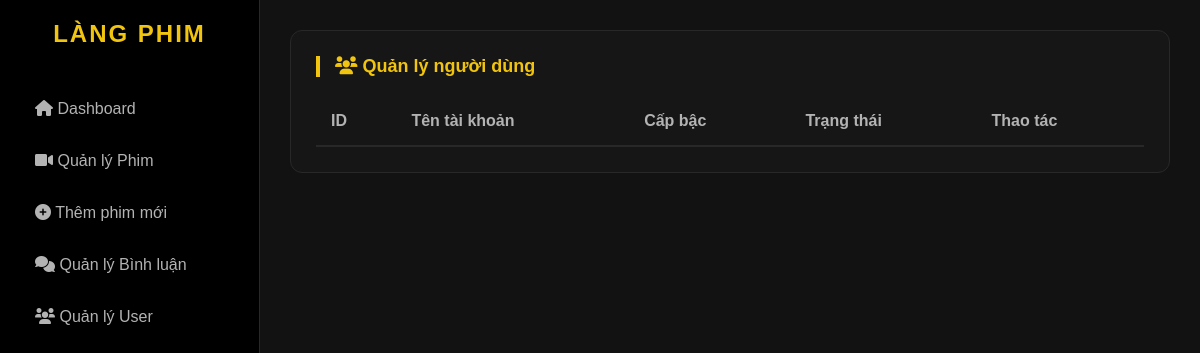
Page /admin/manage-users.php on the earlier database version.
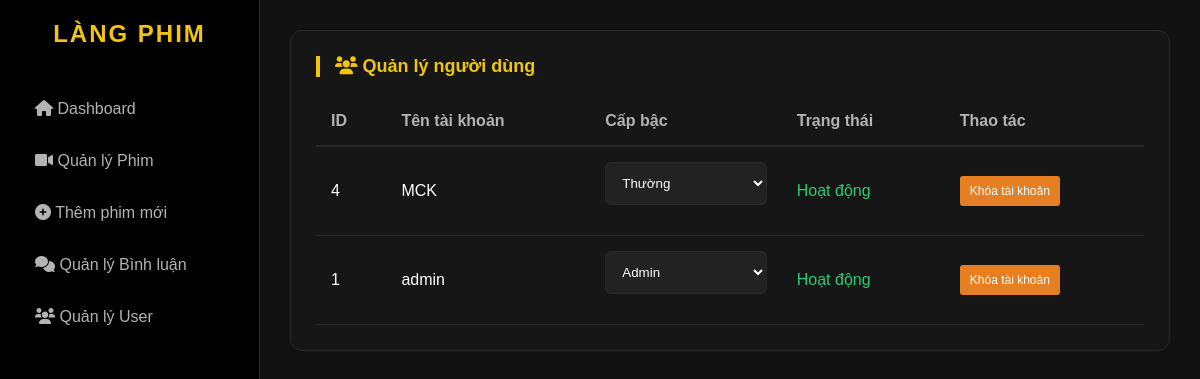
Same page on the later database version.
### tables this page shows
CREATE TABLE `users` (
  `user_id` int(11) NOT NULL,
  `username` varchar(50) NOT NULL,
  `password` varchar(255) NOT NULL,
  `full_name` varchar(100) DEFAULT NULL,
  `role` tinyint(1) DEFAULT 0,
  `created_at` timestamp NOT NULL DEFAULT current_timestamp(),
  `status` int(11) DEFAULT 1
);

### admin/manage-users.php (the view, shortened to what this page needs)
<?php
include_once __DIR__ . '/../core/config.php';
include 'sidebar.php';
?>
<div class="main-content">
    <div class="card">
        <h3><i class="fas fa-users"></i> Quản lý người dùng</h3>
        <table>
            <thead>
                <tr>
                    <th>ID</th>
                    <th>Tên tài khoản</th>
                    <th>Cấp bậc</th>
                    <th>Trạng thái</th>
                    <th>Thao tác</th>
                </tr>
            </thead>
            <tbody>
                <?php
                $result = $pdo->query("SELECT * FROM users ORDER BY user_id DESC");
                while($row = $result->fetch(PDO::FETCH_ASSOC)):
                    $u_id = $row['user_id'];
                    $u_status = $row['status'] ?? 1;
                    $u_role = $row['role'];
                ?>
                <tr>
                    <td><?= $u_id ?></td>
                    <td><?= htmlspecialchars($row['username']) ?></td>
                    <td>
                        <select onchange="location.href='process-user.php?id=<?= $u_id ?>&new_role=' + this.value">
                            <option value="0" <?= $u_role == 0 ? 'selected' : '' ?>>Thường</option>
                            <option value="1" <?= $u_role == 1 ? 'selected' : '' ?>>Admin</option>
                        </select>
                    </td>
                    <td>
                        <?= ($u_status == 1) ? '<span style="color: #2ecc71;">Hoạt động</span>' : '<span style="color: #e74c3c;">Bị khóa</span>' ?>
                    </td>
                    <td>
                        <a href="process-user.php?id=<?= $u_id ?>&toggle_status=<?= $u_status ?>"
                           style="padding: 8px 10px; background: <?= ($u_status == 1 ? '#e67e22' : '#2ecc71') ?>; color:white; border-radius:3px; text-decoration:none; font-size:12px;">
                           <?= ($u_status == 1 ? 'Khóa tài khoản' : 'Mở khóa') ?>
                        </a>
                    </td>
                </tr>
                <?php endwhile; ?>
            </tbody>
        </table>
    </div>
</div>

Differences in the rows shown:
added users: user_id "4", username "MCK", role+user_id "Thường", status "Hoạt động"
added users: user_id "1", username "admin", role+user_id "Admin", status "Hoạt động"
